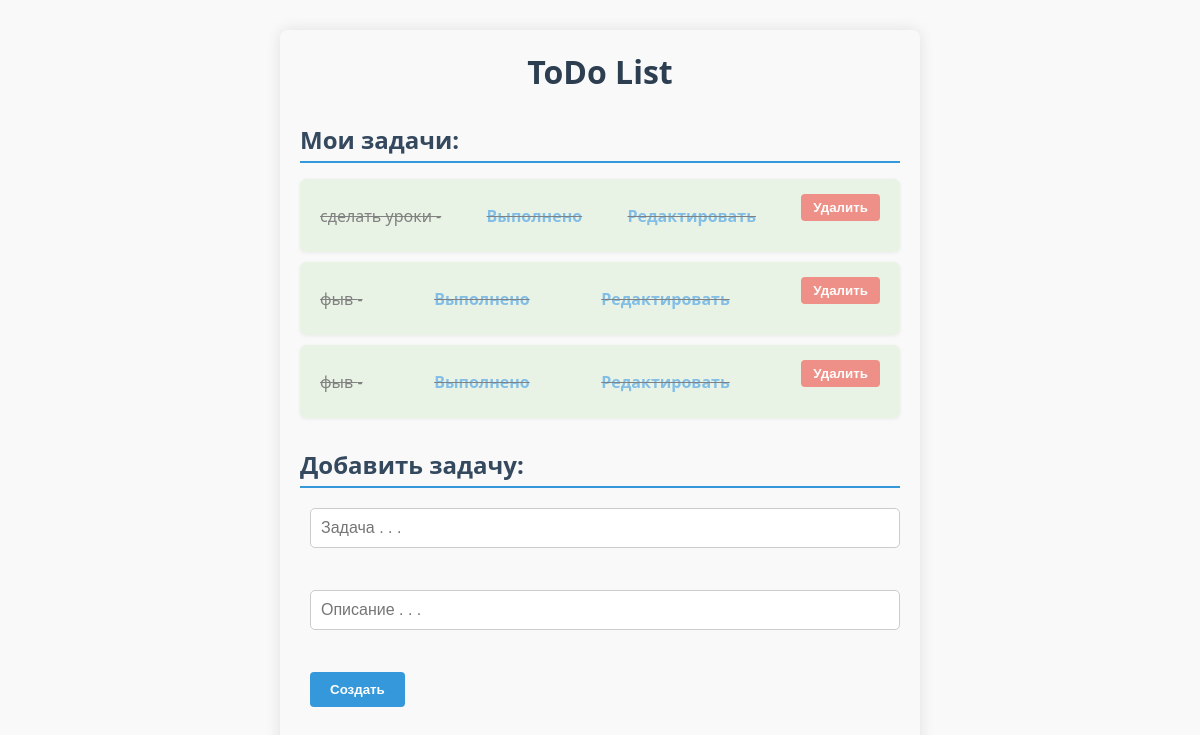
Before: / with the older database file.
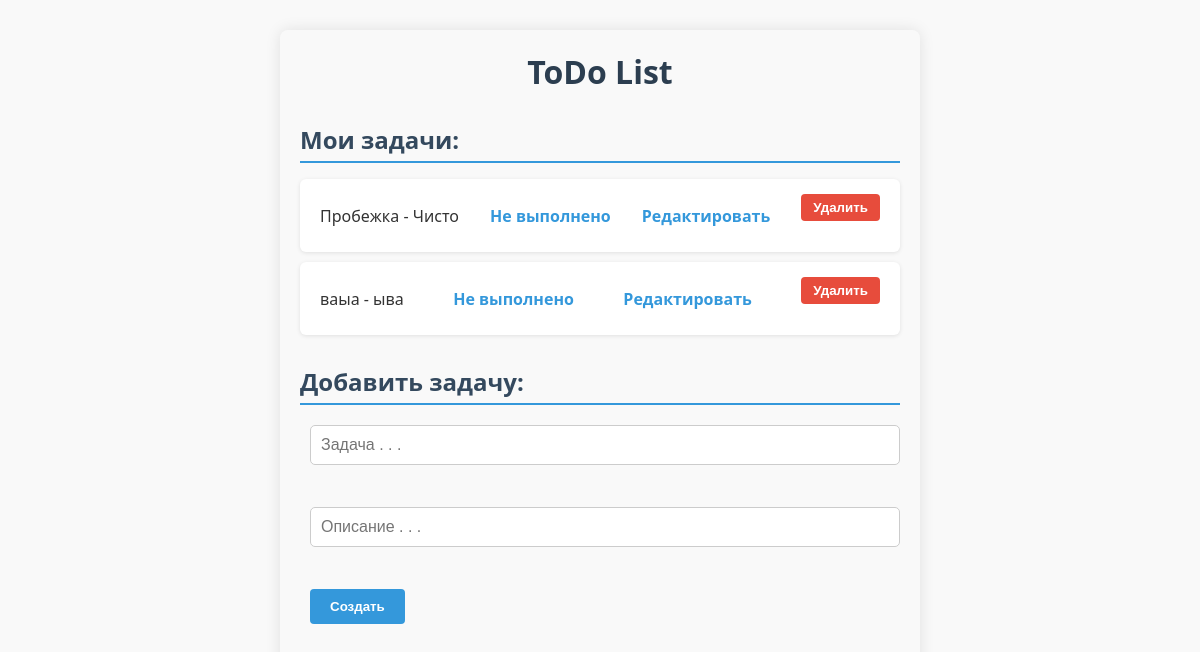
After: the same page with the newer database file.
### tables this page shows
CREATE TABLE tasks (
    id INTEGER PRIMARY KEY AUTOINCREMENT,
    title TEXT NOT NULL,
    description TEXT,
    done INTEGER DEFAULT 0);

### main.py (the view)
@app.route('/')
def main_page():
    tasks = database.get_all_tasks()
    return render_template('index.html', tasks=tasks)

### database.py (called while the page is built)
def get_connection():
    connection = sqlite3.connect('todo_list.db')
    connection.row_factory = sqlite3.Row
    return connection

def get_all_tasks():
    connection = get_connection()
    cursor = connection.cursor()
    cursor.execute('SELECT * FROM tasks')
    tasks = cursor.fetchall()
    connection.close()
    return tasks

### templates/index.html
<link rel="stylesheet" href="/static/style.css">
<h1>ToDo List</h1>
<h2>Мои задачи:</h2>
{% if tasks %}
    <ul>
    {% for task in tasks %}
        <li class="{% if task.done %} done {% else %} undone {% endif %}">
            {{ task.title }} - {{task.description}}
            <a href="/done/{{task.id}}">
                {% if task.done %} Выполнено {% else %} Не выполнено {% endif %}
            </a>
            <a href="/edit/{{task.id}}"> Редактировать </a>
            <form action="/delete/{{task.id}}" method="POST">
                <button>Удалить</button>
            </form>
        </li>
    {% endfor %}
    </ul>
{% else %}
    <p>Задач пока нет</p>
{% endif %}
<h2>Добавить задачу:</h2>
<form action="/add" method="POST">
    <input name="title" placeholder="Задача . . ."> <br>
    <input name="description" placeholder="Описание . . ."> <br>
    <button>Создать</button>
</form>

### static/style.css (style rules this page uses)
h1 { text-align: center; color: #2c3e50; margin-bottom: 10px; }
h2 { color: #34495e; border-bottom: 2px solid #3498db; padding-bottom: 5px; margin-top: 30px; margin-bottom: 15px; }
ul { list-style: none; padding: 0; }
li { background: white; margin-bottom: 10px; padding: 15px 20px; border-radius: 6px; display: flex; align-items: center; justify-content: space-between; box-shadow: 0 1px 4px rgba(0,0,0,0.1); transition: background 0.3s ease; }
a { margin-left: 10px; text-decoration: none; color: #3498db; font-weight: 600; transition: color 0.2s ease; }
form { margin-left: 10px; }
button { background-color: #e74c3c; border: none; color: white; padding: 6px 12px; border-radius: 4px; cursor: pointer; font-weight: 600; transition: background-color 0.2s ease; }
form[action="/add"] { margin-top: 20px; display: flex; flex-direction: column; gap: 10px; }
input[name="title"], input[name="description"] { padding: 10px; border: 1px solid #ccc; border-radius: 5px; font-size: 1rem; transition: border-color 0.2s ease; }
form[action="/add"] button { align-self: flex-start; background-color: #3498db; padding: 10px 20px; }

Changed rows visible on the page:
removed tasks: title "фыв", done "Выполнено"
removed tasks: title "фыв", done "Выполнено"
changed tasks: title "сделать уроки" → "Пробежка"; description (not shown) → "Чисто"; done "Выполнено" → "Не выполнено"
added tasks: title "ваыа", description "ыва", done "Не выполнено"
